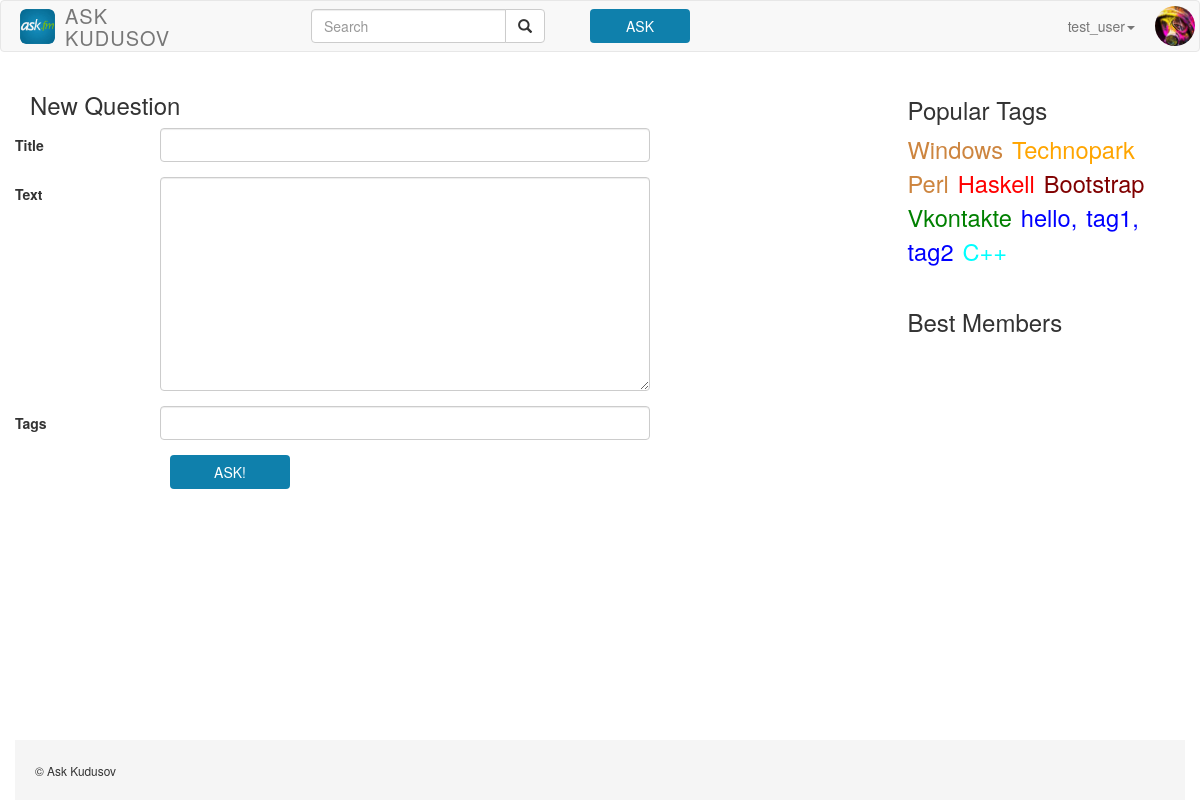
/ask/ (signed in), run on the app's committed database.
### ask/models.py (models this page shows)
class Tag(models.Model):
    title = models.CharField(max_length=20)
    color = models.CharField(max_length=20, default='blue')
    objects = TagManager()
    def get_url(self):
        return '/tag/{tag_title}'.format(tag_title=self.title)

### ask/views.py (the view)
    def decorator(request, *args, **kwargs):
        faker = Faker()
        popular_tags = Tag.objects.get_popular()
        best_members = [faker.name() for _ in range(5)]
        kwargs['best_members'] = best_members
        kwargs['popular_tags'] = popular_tags
        return func(request, *args, **kwargs)

### ask/forms.py (shortened to what this page needs)
class QuestionForm(forms.Form):
    title = forms.CharField(
        widget=forms.TextInput(
            attrs={'class': 'form-control', }
        ),
        min_length=3,
        max_length=100,
        label='Title',
    )
    text = forms.CharField(
        widget=forms.Textarea(
            attrs={'class': 'form-control', }
        ),
        label='Text',
    )
    tags = forms.CharField(
        widget=forms.TextInput(
            attrs={'class': 'form-control', }
        ),
        label='Tags',
    )
    def __init__(self, user=None, *args, **kwargs):
        self.user = user
        forms.Form.__init__(self, *args, **kwargs)

### ask/models.py (called while the page is built)
    def add_question_count(self):
        return self.annotate(questions_count=Count('question'))

    def order_by_question_count(self):
        return self.add_question_count().order_by('-questions_count')

    def get_popular(self):
        return self.order_by_question_count().all()[:10]

### ask/views.py (called while the page is built)
def base_decorator(func):
    def decorator(request, *args, **kwargs):
        faker = Faker()
        popular_tags = Tag.objects.get_popular()
        best_members = [faker.name() for _ in range(5)]
        kwargs['best_members'] = best_members
        kwargs['popular_tags'] = popular_tags
        return func(request, *args, **kwargs)
    return decorator

@base_decorator
@login_required(redirect_field_name='/login')
def ask(request, *args, **kwargs):
    if request.method == 'POST':
        form = QuestionForm(request.user, request.POST)
        if form.is_valid():
            return HttpResponseRedirect(form.save().get_url())
    else:
        form = QuestionForm()
    print(request.META.get('HTTP_REFERER'))
    kwargs['form'] = form
    return render(request, 'ask.html', kwargs)

### templates/ask.html
{% extends "base.html" %}
{% load static %}
{%block content%}
	{% include "Modules/ask_form_2.html" %}
{%endblock%}

### templates/base.html (shortened to what this page needs)
<!DOCTYPE html>
<html lang="en">
{% load static %}
  <head>
    <link href="/static/css/bootstrap.min.css" rel="stylesheet">
    <link href="/static/base.css" rel="stylesheet">
  </head>
<body>
<div id = "wrap">
  <nav class="navbar navbar-default navbar-main">
    <div class="container">
      <div class="navbar-header">
        <a class="navbar-brand" href="{% url 'index' %}">
          <img class="logo img-rounded" src="/static/img/logo.jpg"/>
        </a>
        <h3 class="navbar-text">ASK<br>KUDUSOV</h3>
      </div>
      <div class="collapse navbar-collapse" id="bs-example-navbar-collapse-1">
        <div class = "col-sm-4 col-md-4">
          <form class="navbar-form navbar-right">
            <div class="input-group search-area">
                <input type="text" class="form-control" placeholder="Search" name="q">
                <div class="input-group-btn">
                    <button class="btn btn-default" type="submit"><i class="glyphicon glyphicon-search"></i></button>
                </div>
            </div>
          </form>
        </div>
        <div class = "col-sm-2 col-md-2">
          <form class="navbar-form">
            <button type="button" class="btn btn-succes" onclick="location.href = {% url 'ask' %}">ASK</button>
          </form>
        </div>
        <ul class="nav navbar-nav navbar-right">
          {% if user.is_authenticated %}
              <img class = "user-avatar" src = "/static/img/avatar.jpg">
                <li class="dropdown">
                    <a href="#" class="dropdown-toggle user-name" data-toggle="dropdown" role="button" aria-haspopup="true" aria-expanded="false">{{ user.username }}<span class="caret"></span></a>
                </li>
          {% else%}
          <li><a href={% url 'login' %}>Login</a></li>
          <li><a href={% url 'signup' %}>Register</a></li>
          {% endif %}
        </ul>
      </div>
    </div>
  </nav>
  <main>
  <div class = "container">
    <div class = "row">
      <div class = "col-md-8">
        {%block content%}
        {%endblock%}
      </div>
      <div class = "col-md-offset-1 col-md-3">
        <h3 style= "margin-top: 25px; margin-bottom: -10px;">Popular Tags </h3>
        <ul class = "container-fluid top-tags">
          {% for tag in popular_tags %}
            <li class = "top-tags-list"><a style="color: {{ tag.color }};", href="{{ tag.get_url }}">{{ tag.title }}</a></li>
          {% endfor%}
        </ul>
        <h3>Best Members</h3>
      </div>
    </div>
  </div>
  </main>
  </div>
  <footer class = "">
      <div class="container footer">
        <div class="row">
            <div class="col-md-12 block">
                <small>&copy; Ask Kudusov</small>
            </div>
        </div>
    </div>
  </footer>
</body>
</html>

### static/base.css (style rules this page uses)
html, body { height: 100%; }
#wrap { min-height: 100%; }
main { padding-bottom: 60px; }
footer { margin-top: -60px; height: 60px; }
.logo { width: 35px; height: 35px; margin-top: -7px; margin-right: -25px; margin-left: -10px; }
.navbar-text { float: left; margin-right: 20px; margin-left: 20px; margin-top: 4px; margin-bottom: 1px; font-weight: 200; letter-spacing: 1px; text-transform: uppercase; }
h3.navbar-text { font-size: 20px; }
.btn-succes { background: #0f80ac; width: 100px; color: #fff; }
.user-avatar { width: 40px; height: 40px; margin-top: 5px; margin-right: -25px; margin-left: -10px; border-radius: 50% }
.user-name { margin-right: 15px; max-width: 200px; white-space: nowrap; overflow: hidden; text-overflow: clip }
.top-tags { margin-left: -10px; list-style: none; display: inline; }
.top-tags-list { display: inline; font-size: 130%; }
.top-tags-list a { margin-right: 5px; font-size:130%; display: inline; }
.footer { background: #F5F5F5; padding: 20px; height: 100%; }

### data on the page
Tag: title "Windows"
Tag: title "Technopark"
Tag: title "Perl"
Tag: title "Haskell"
Tag: title "Bootstrap"
Tag: title "Vkontakte"
Tag: title "hello,"
Tag: title "tag1,"
Tag: title "tag2"
Tag: title "C++"

### other printed values
{{ user.username }} "test_user"
{{ f.label }} "Title" "Text" "Tags"
